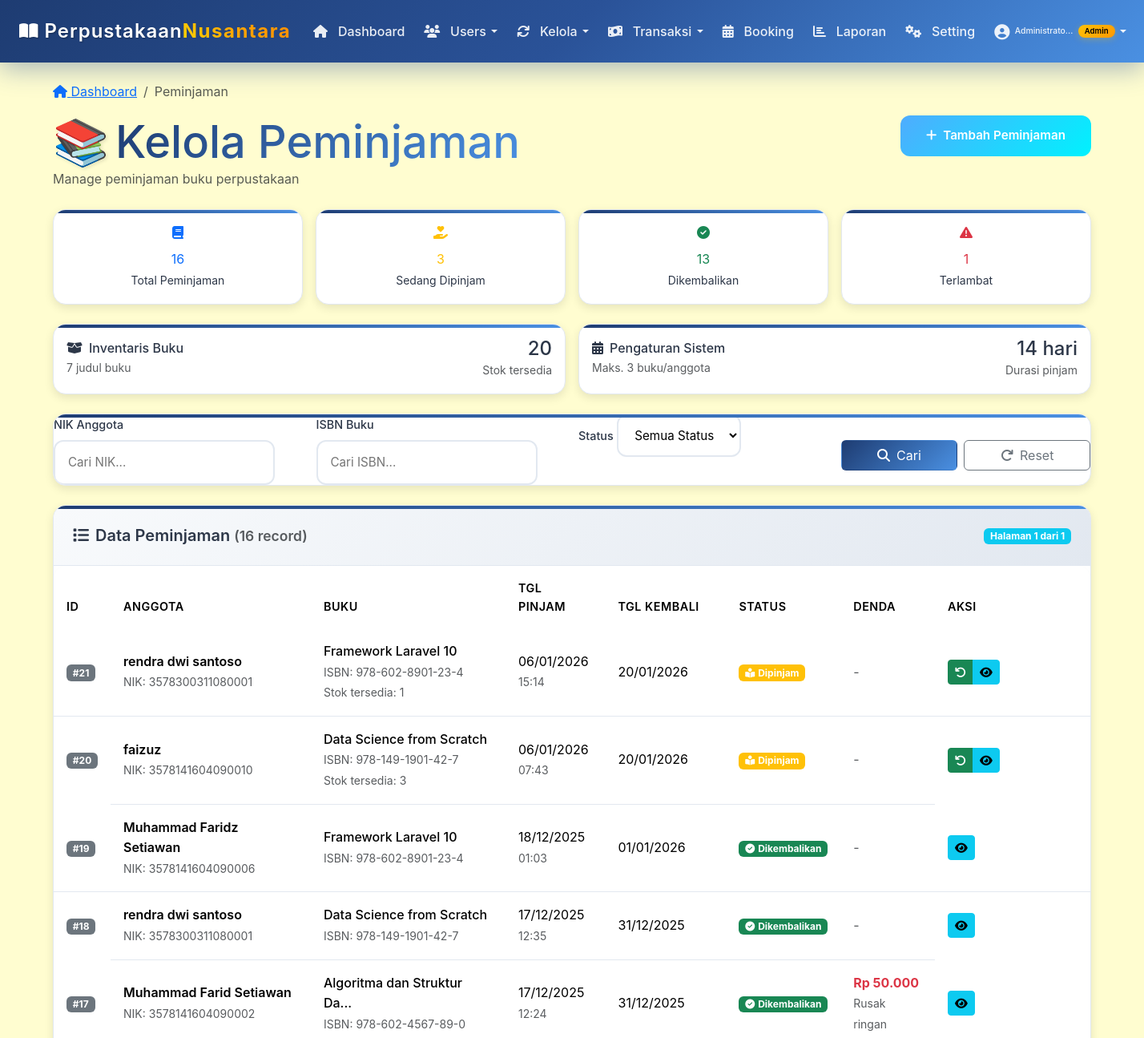
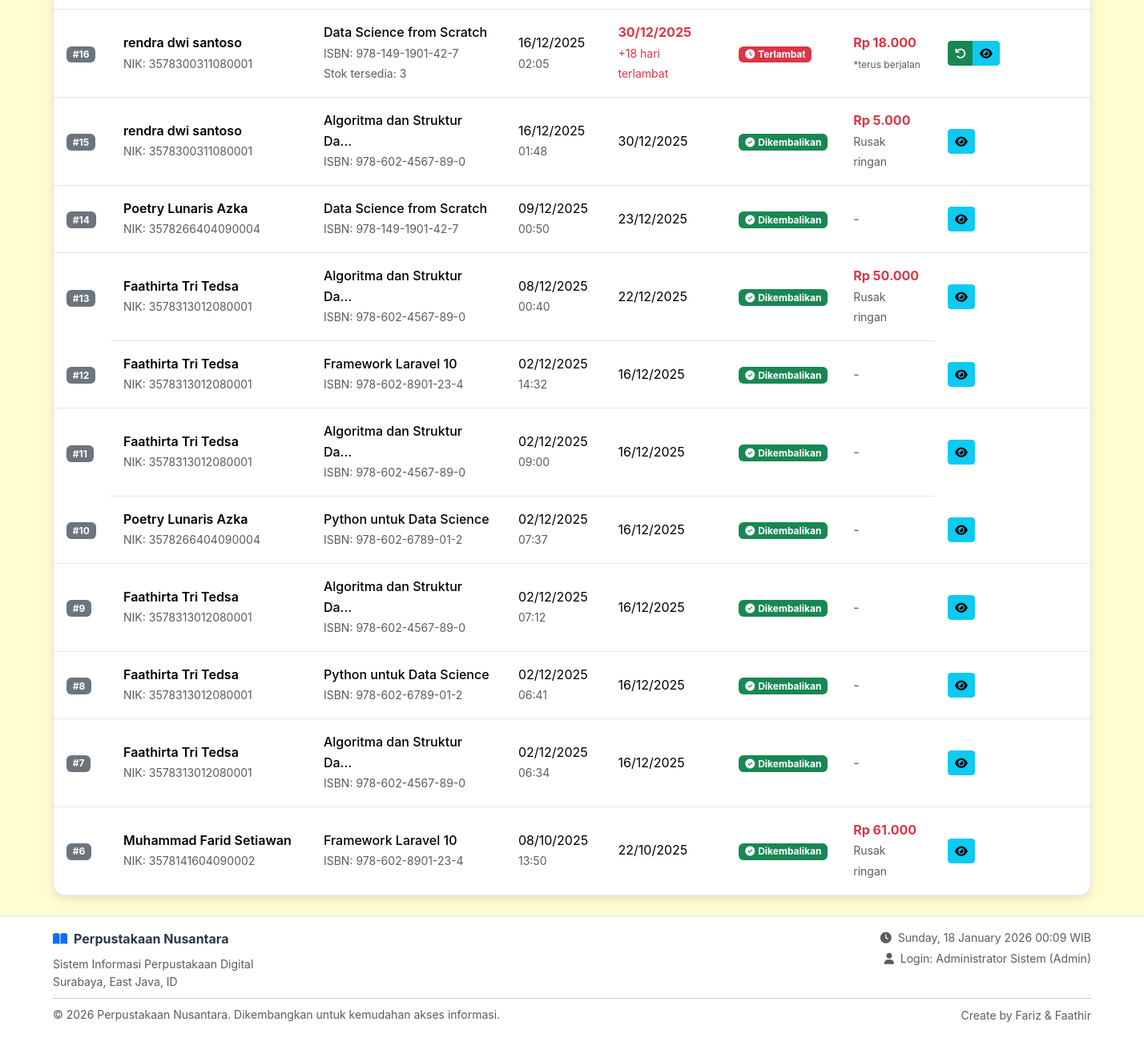
/admin/transaksi/peminjaman.php (signed in), run on the app's committed database (2 pictures, top to bottom).
### tables this page shows
CREATE TABLE `pengaturan` (
  `id` int(11) NOT NULL,
  `setting_key` varchar(50) NOT NULL,
  `setting_value` text DEFAULT NULL,
  `description` varchar(255) DEFAULT NULL,
  `updated_at` timestamp NOT NULL DEFAULT current_timestamp() ON UPDATE current_timestamp()
);

CREATE TABLE `peminjaman` (
  `id_peminjaman` int(11) NOT NULL,
  `nik` varchar(20) NOT NULL,
  `isbn` varchar(20) NOT NULL,
  `tanggal_pinjam` date NOT NULL,
  `tanggal_kembali` date NOT NULL,
  `status` enum('dipinjam','dikembalikan') DEFAULT 'dipinjam',
  `created_at` timestamp NOT NULL DEFAULT current_timestamp()
);

CREATE TABLE `anggota` (
  `nik` varchar(20) NOT NULL,
  `nama` varchar(100) NOT NULL,
  `no_hp` varchar(15) DEFAULT NULL,
  `alamat` text NOT NULL,
  `created_at` timestamp NOT NULL DEFAULT current_timestamp(),
  `user_id` int(11) DEFAULT NULL
);

CREATE TABLE `buku` (
  `isbn` varchar(20) NOT NULL,
  `judul` varchar(100) NOT NULL,
  `pengarang` varchar(50) NOT NULL,
  `id_penerbit` int(11) DEFAULT NULL,
  `id_rak` int(11) DEFAULT NULL,
  `tahun_terbit` int(4) NOT NULL,
  `stok_total` int(11) DEFAULT 0,
  `stok_tersedia` int(11) DEFAULT 0,
  `status` varchar(20) DEFAULT 'tersedia',
  `created_at` timestamp NOT NULL DEFAULT current_timestamp()
);

CREATE TABLE `pengembalian` (
  `id_pengembalian` int(11) NOT NULL,
  `id_peminjaman` int(11) NOT NULL,
  `tanggal_pengembalian_aktual` date NOT NULL,
  `kondisi_buku` enum('baik','rusak_ringan','rusak_berat') DEFAULT 'baik',
  `denda` decimal(10,2) DEFAULT 0.00,
  `catatan` text DEFAULT NULL,
  `created_at` timestamp NOT NULL DEFAULT current_timestamp()
);

### admin/transaksi/peminjaman.php (the view, shortened to what the rows shown need)
<?php
require_once '../../includes/functions.php';
include '../../config/database.php';
$stmt = $conn->query("SELECT setting_value FROM pengaturan WHERE setting_key = 'denda_per_hari'");
$denda_per_hari = (int)$stmt->fetchColumn() ?: 1000;
$whereClause = "WHERE 1=1";
$params = [];
$page = isset($_GET['page']) ? max(1, (int)$_GET['page']) : 1;
$limit = 20;
$offset = ($page - 1) * $limit;
$query = "
    SELECT p.*,
           a.nama,
           b.judul,
           b.stok_tersedia as stok_sekarang,
           pg.denda as denda_dibayar,
           pg.tanggal_pengembalian_aktual,
           pg.kondisi_buku,
           pg.catatan,
           CASE
               WHEN p.status = 'dipinjam' AND CURDATE() > p.tanggal_kembali
               THEN DATEDIFF(CURDATE(), p.tanggal_kembali)
               WHEN p.status = 'dikembalikan' AND pg.tanggal_pengembalian_aktual > p.tanggal_kembali
               THEN DATEDIFF(pg.tanggal_pengembalian_aktual, p.tanggal_kembali)
               ELSE 0
           END as hari_terlambat,
           CASE
               WHEN p.status = 'dipinjam' AND CURDATE() > p.tanggal_kembali
               THEN DATEDIFF(CURDATE(), p.tanggal_kembali) * {$denda_per_hari}
               WHEN p.status = 'dikembalikan'
               THEN COALESCE(pg.denda, 0)
               ELSE 0
           END as denda_aktual
    FROM peminjaman p
    JOIN anggota a ON p.nik = a.nik
    JOIN buku b ON p.isbn = b.isbn
    LEFT JOIN pengembalian pg ON p.id_peminjaman = pg.id_peminjaman
    $whereClause
    ORDER BY p.id_peminjaman DESC
    LIMIT $limit OFFSET $offset
";
$stmt = $conn->prepare($query);
$stmt->execute($params);
$peminjaman = $stmt->fetchAll();
include '../../includes/header.php';
?>
<div class="container py-4">
    <div class="d-flex justify-content-between align-items-center mb-4">
        <div>
            <h1 class="h3 mb-0 title-container">
                <span class="logo-emoji">📚</span>
                <span class="title-gradient">Kelola Peminjaman</span>
            </h1>
        </div>
    </div>
    <div class="row g-3 mb-4">
        <div class="col-md-6">
            <div class="modern-card p-3">
                <div class="d-flex justify-content-between align-items-center">
                    <div>
                        <h6 class="mb-1"><i class="fas fa-calendar-alt me-2"></i>Pengaturan Sistem</h6>
                        <p class="mb-0 text-muted small">Maks. <?= $conn->query("SELECT setting_value FROM pengaturan WHERE setting_key = 'max_buku_pinjam'")->fetchColumn() ?> buku/anggota</p>
                    </div>
                    <div class="text-end">
                        <div class="h4 mb-0"><?= $conn->query("SELECT setting_value FROM pengaturan WHERE setting_key = 'max_pinjam_hari'")->fetchColumn() ?> hari</div>
                        <small class="text-muted">Durasi pinjam</small>
                    </div>
                </div>
            </div>
        </div>
    </div>
    <div class="modern-card">
        <div class="card-body p-0">
            <div class="table-responsive">
                <table class="table table-modern mb-0">
                    <thead>
                        <tr>
                            <th>ID</th>
                            <th>Anggota</th>
                            <th>Buku</th>
                            <th>Tgl Pinjam</th>
                            <th>Tgl Kembali</th>
                            <th>Status</th>
                            <th>Denda</th>
                            <th width="15%">Aksi</th>
                        </tr>
                    </thead>
                    <tbody>
                        <?php if ($peminjaman): ?>
                            <?php foreach ($peminjaman as $row): ?>
                                <tr>
                                    <td>
                                        <span class="badge bg-secondary">#<?= $row['id_peminjaman'] ?></span>
                                    </td>
                                    <td>
                                        <div class="fw-semibold"><?= htmlspecialchars($row['nama']) ?></div>
                                        <small class="text-muted">NIK: <?= htmlspecialchars($row['nik']) ?></small>
                                    </td>
                                    <td>
                                        <div class="d-flex align-items-start">
                                            <div>
                                                <div class="fw-medium"><?= htmlspecialchars(mb_substr($row['judul'], 0, 25)) ?><?= mb_strlen($row['judul']) > 25 ? '...' : '' ?></div>
                                                <small class="text-muted">ISBN: <?= htmlspecialchars($row['isbn']) ?></small>
                                                <?php if ($row['status'] === 'dipinjam'): ?>
                                                    <br><small class="text-muted">Stok tersedia: <?= $row['stok_sekarang'] ?></small>
                                                <?php endif; ?>
                                            </div>
                                        </div>
                                    </td>
                                    <td>
                                        <div><?= formatTanggal($row['tanggal_pinjam']) ?></div>
                                        <small class="text-muted"><?= date('H:i', strtotime($row['created_at'])) ?></small>
                                    </td>
                                    <td>
                                        <div class="<?= $row['status'] === 'dipinjam' && $row['hari_terlambat'] > 0 ? 'text-danger fw-bold' : '' ?>">
                                            <?= formatTanggal($row['tanggal_kembali']) ?>
                                        </div>
                                        <?php if ($row['status'] === 'dipinjam' && $row['hari_terlambat'] > 0): ?>
                                            <small class="text-danger">+<?= $row['hari_terlambat'] ?> hari terlambat</small>
                                        <?php endif; ?>
                                    </td>
                                    <td>
                                        <?php if ($row['status'] === 'dipinjam'): ?>
                                            <?php if ($row['hari_terlambat'] > 0): ?>
                                                <span class="badge bg-danger">
                                                    <i class="fas fa-clock me-1"></i>Terlambat
                                                </span>
                                            <?php else: ?>
                                                <span class="badge bg-warning">
                                                    <i class="fas fa-book-reader me-1"></i>Dipinjam
                                                </span>
                                            <?php endif; ?>
                                        <?php else: ?>
                                            <span class="badge bg-success">
                                                <i class="fas fa-check-circle me-1"></i>Dikembalikan
                                            </span>
                                        <?php endif; ?>
                                    </td>
                                    <td>
                                        <?php
                                        $denda_tampil = $row['denda_aktual'];
                                        if ($denda_tampil > 0):
                                        ?>
                                            <span class="text-danger fw-bold"><?= formatRupiah($denda_tampil) ?></span>
                                            <?php if ($row['status'] === 'dipinjam'): ?>
                                                <br><small class="text-muted" style="font-size: 0.75rem;">*terus berjalan</small>
                                            <?php endif; ?>
                                            <?php if ($row['kondisi_buku'] && $row['kondisi_buku'] !== 'baik'): ?>
                                                <br><small class="text-muted"><?= ucfirst(str_replace('_', ' ', $row['kondisi_buku'])) ?></small>
                                            <?php endif; ?>
                                        <?php else: ?>
                                            <span class="text-muted">-</span>
                                        <?php endif; ?>
                                    </td>
                                    <td>
                                        <div class="btn-group btn-group-sm" role="group">
                                            <?php if ($row['status'] === 'dipinjam'): ?>
                                                <a href="pengembalian.php?id=<?= $row['id_peminjaman'] ?>" class="btn btn-success" title="Kembalikan Buku">
                                                    <i class="fas fa-undo"></i>
                                                </a>
                                                <button type="button" class="btn btn-info"
                                                        onclick='showDetailModal(<?= json_encode($row) ?>)'
                                                        title="Lihat Detail">
                                                    <i class="fas fa-eye"></i>
                                                </button>
                                            <?php else: ?>
                                                <button type="button" class="btn btn-info"
                                                        onclick='showDetailModal(<?= json_encode($row) ?>)'
                                                        title="Lihat Detail">
                                                    <i class="fas fa-eye"></i>
                                                </button>
                                            <?php endif; ?>
                                        </div>
                                    </td>
                                </tr>
                            <?php endforeach; ?>
                        <?php endif; ?>
                    </tbody>
                </table>
            </div>
        </div>
    </div>
</div>
<?php include '../../includes/footer.php'; ?>

### data on the page
pengaturan: setting_value "3"
pengaturan: setting_value "14"
peminjaman: id_peminjaman "21", nik.nama "rendra dwi santoso", nik "3578300311080001", isbn.judul "Framework Laravel 10", isbn "978-602-8901-23-4", isbn.stok_tersedia "1", tanggal_pinjam "06/01/2026", created_at "15:14", tanggal_kembali "20/01/2026", status "dipinjam" (drawn)
peminjaman: id_peminjaman "20", nik.nama "faizuz", nik "3578141604090010", isbn.judul "Data Science from Scratch", isbn "978-149-1901-42-7", isbn.stok_tersedia "3", tanggal_pinjam "06/01/2026", created_at "07:43", tanggal_kembali "20/01/2026", status "dipinjam" (drawn)
peminjaman: id_peminjaman "19", nik.nama "Muhammad Faridz Setiawan", nik "3578141604090006", isbn.judul "Framework Laravel 10", isbn "978-602-8901-23-4", tanggal_pinjam "18/12/2025", created_at "01:03", tanggal_kembali "01/01/2026", status "dikembalikan" (drawn)
peminjaman: id_peminjaman "18", nik.nama "rendra dwi santoso", nik "3578300311080001", isbn.judul "Data Science from Scratch", isbn "978-149-1901-42-7", tanggal_pinjam "17/12/2025", created_at "12:35", tanggal_kembali "31/12/2025", status "dikembalikan" (drawn)
peminjaman: id_peminjaman "17", nik.nama "Muhammad Farid Setiawan", nik "3578141604090002", isbn.judul "Algoritma dan Struktur Da", isbn "978-602-4567-89-0", tanggal_pinjam "17/12/2025", created_at "12:24", tanggal_kembali "31/12/2025", status "dikembalikan" (drawn), denda_tampil "Rp 50.000", pengembalian.kondisi_buku "Rusak ringan"
peminjaman: id_peminjaman "16", nik.nama "rendra dwi santoso", nik "3578300311080001", isbn.judul "Data Science from Scratch", isbn "978-149-1901-42-7", isbn.stok_tersedia "3", tanggal_pinjam "16/12/2025", created_at "02:05", tanggal_kembali "30/12/2025", hari_terlambat "18", status "dipinjam" (drawn), denda_tampil "Rp 18.000"
peminjaman: id_peminjaman "15", nik.nama "rendra dwi santoso", nik "3578300311080001", isbn.judul "Algoritma dan Struktur Da", isbn "978-602-4567-89-0", tanggal_pinjam "16/12/2025", created_at "01:48", tanggal_kembali "30/12/2025", status "dikembalikan" (drawn), denda_tampil "Rp 5.000", pengembalian.kondisi_buku "Rusak ringan"
peminjaman: id_peminjaman "14", nik.nama "Poetry Lunaris Azka", nik "3578266404090004", isbn.judul "Data Science from Scratch", isbn "978-149-1901-42-7", tanggal_pinjam "09/12/2025", created_at "00:50", tanggal_kembali "23/12/2025", status "dikembalikan" (drawn)
peminjaman: id_peminjaman "13", nik.nama "Faathirta Tri Tedsa", nik "3578313012080001", isbn.judul "Algoritma dan Struktur Da", isbn "978-602-4567-89-0", tanggal_pinjam "08/12/2025", created_at "00:40", tanggal_kembali "22/12/2025", status "dikembalikan" (drawn), denda_tampil "Rp 50.000", pengembalian.kondisi_buku "Rusak ringan"
peminjaman: id_peminjaman "12", nik.nama "Faathirta Tri Tedsa", nik "3578313012080001", isbn.judul "Framework Laravel 10", isbn "978-602-8901-23-4", tanggal_pinjam "02/12/2025", created_at "14:32", tanggal_kembali "16/12/2025", status "dikembalikan" (drawn)
peminjaman: id_peminjaman "11", nik.nama "Faathirta Tri Tedsa", nik "3578313012080001", isbn.judul "Algoritma dan Struktur Da", isbn "978-602-4567-89-0", tanggal_pinjam "02/12/2025", created_at "09:00", tanggal_kembali "16/12/2025", status "dikembalikan" (drawn)
peminjaman: id_peminjaman "10", nik.nama "Poetry Lunaris Azka", nik "3578266404090004", isbn.judul "Python untuk Data Science", isbn "978-602-6789-01-2", tanggal_pinjam "02/12/2025", created_at "07:37", tanggal_kembali "16/12/2025", status "dikembalikan" (drawn)
peminjaman: id_peminjaman "9", nik.nama "Faathirta Tri Tedsa", nik "3578313012080001", isbn.judul "Algoritma dan Struktur Da", isbn "978-602-4567-89-0", tanggal_pinjam "02/12/2025", created_at "07:12", tanggal_kembali "16/12/2025", status "dikembalikan" (drawn)
peminjaman: id_peminjaman "8", nik.nama "Faathirta Tri Tedsa", nik "3578313012080001", isbn.judul "Python untuk Data Science", isbn "978-602-6789-01-2", tanggal_pinjam "02/12/2025", created_at "06:41", tanggal_kembali "16/12/2025", status "dikembalikan" (drawn)
peminjaman: id_peminjaman "7", nik.nama "Faathirta Tri Tedsa", nik "3578313012080001", isbn.judul "Algoritma dan Struktur Da", isbn "978-602-4567-89-0", tanggal_pinjam "02/12/2025", created_at "06:34", tanggal_kembali "16/12/2025", status "dikembalikan" (drawn)
peminjaman: id_peminjaman "6", nik.nama "Muhammad Farid Setiawan", nik "3578141604090002", isbn.judul "Framework Laravel 10", isbn "978-602-8901-23-4", tanggal_pinjam "08/10/2025", created_at "13:50", tanggal_kembali "22/10/2025", status "dikembalikan" (drawn), denda_tampil "Rp 61.000", pengembalian.kondisi_buku "Rusak ringan"

### other printed values
strlen($nama) > 12 ? substr($nama, 0, 12) . '...' : $nama "Administrato..."
$badge_text "Admin"
$stats['total'] "16"
$stats['dipinjam'] "3"
$stats['dikembalikan'] "13"
$stats['terlambat'] "1"
$stats['total_buku'] "7"
$stats['buku_tersedia'] "20"
$total_records "16"
$page "1"
$total_pages "1"
SITE_NAME "Perpustakaan Nusantara"
$SISTEM['alamat_perpustakaan'] "Surabaya, East Java, ID"
$current_user['nama'] "Administrator Sistem"
str_replace('_', ' ', $current_user['role']) "Admin"
